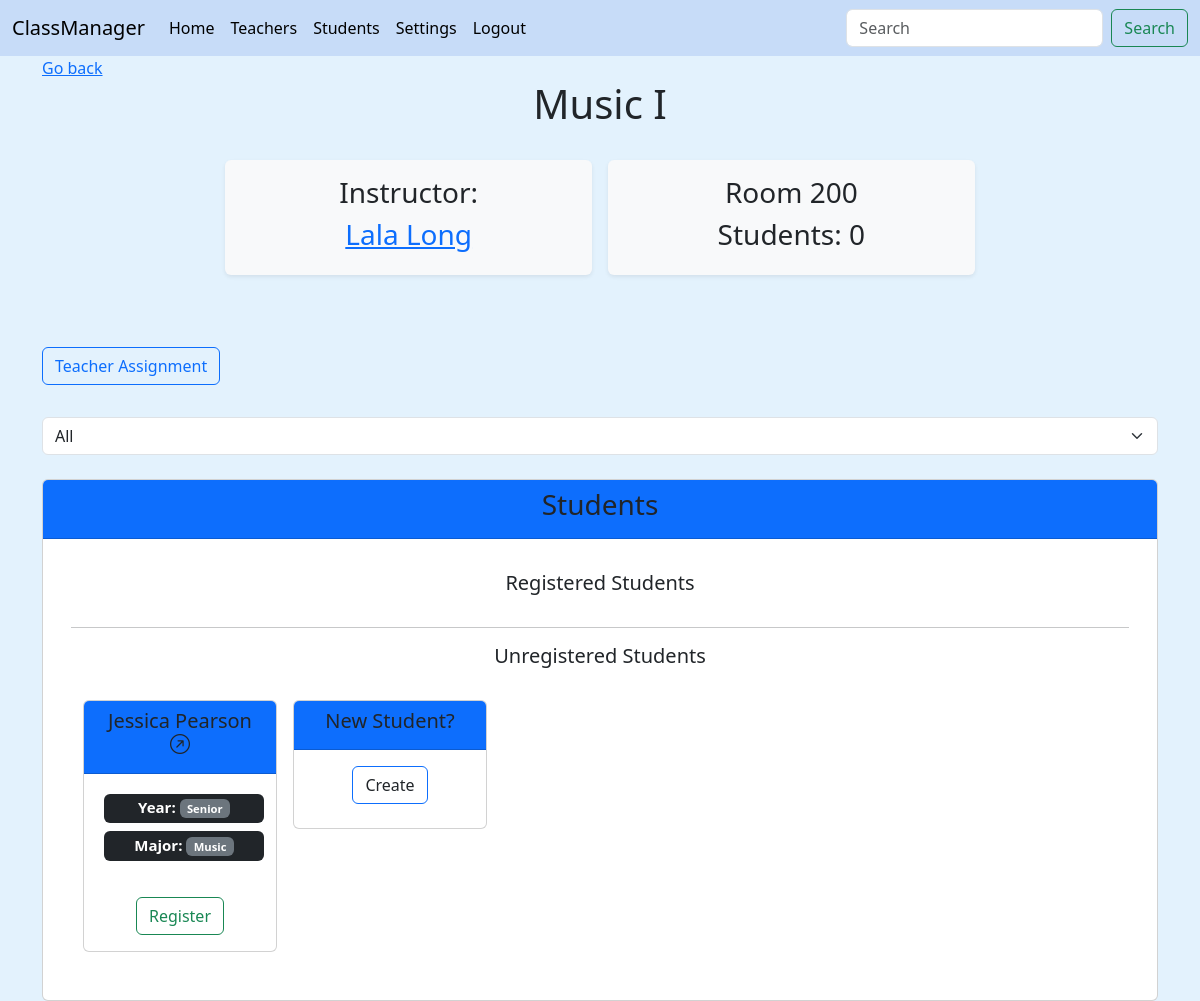
Page /class_view/Music I (signed in) on the committed database.
### main/models.py (models this page shows, shortened)
class Class(models.Model):
    user = models.ForeignKey(User, on_delete=models.DO_NOTHING, blank=True, null=True)
    name = models.CharField(max_length=60, unique=True)
    building = models.ForeignKey(Subject, on_delete=models.CASCADE, blank=True, null=True)
    room = models.IntegerField(validators=[MinValueValidator(0), MaxValueValidator(1000)], blank=True, null=True)
    teacher = models.ForeignKey(Teacher, related_name="taught_by", on_delete=models.DO_NOTHING, blank=True, null=True)
    students = models.ManyToManyField(Student, related_name="taken_by", blank=True)
    def __str__(self):
        return (
                f"{self.name}"
        )

class Teacher(models.Model):
    user = models.ForeignKey(User, on_delete=models.DO_NOTHING, blank=True, null=True)
    first_name = models.CharField(max_length=50)
    last_name = models.CharField(max_length=50)
    subject = models.ForeignKey(Subject, on_delete=models.CASCADE, blank=True, null=True)
    skill = models.IntegerField(validators=[MinValueValidator(0), MaxValueValidator(5)], blank=True, null=True)
    salary = models.IntegerField(validators=[MinValueValidator(1000), MaxValueValidator(999999)], blank=True, null=True)
    def __str__(self):
        return (
                f"{self.first_name+' '+self.last_name}"
        )

class Student(models.Model):
    user = models.ForeignKey(User, on_delete=models.DO_NOTHING, blank=True, null=True)
    first_name = models.CharField(max_length=50)
    last_name = models.CharField(max_length=50)
    major = models.ForeignKey(Subject, on_delete=models.CASCADE, blank=True, null=True)
    year = models.IntegerField(validators=[MinValueValidator(0), MaxValueValidator(4)], blank=True, null=True)
    average_grade = models.CharField(max_length=1)
    def __str__(self):
        return (
                f"{self.first_name+' '+self.last_name}"
        )
    def getYear(self):
        if self.year == 1:
            return 'Freshman'
        elif self.year == 2:
            return 'Sophomore'
        elif self.year == 3:
            return 'Junior'
        else:
            return 'Senior'

class Subject(models.Model):
    user = models.ForeignKey(User, on_delete=models.DO_NOTHING, blank=True, null=True)
    name = models.CharField(max_length=60, unique=True)
    def __str__(self):
        return (
                f"{self.name}"
        )

### main/views.py (the view, shortened to what this page needs)
# urls.py: path('class_view/<str:name>', views.class_view, name='class'),
@login_required(login_url="main:login_view")
def class_view(request, name):
    user = get_object_or_404(User, id=request.user.id)
    subjects = Subject.objects.filter(user_id=user.id)
    user_class = get_object_or_404(Class, user_id=user.id, name=name)
    students = Student.objects.filter(user_id=user.id)
    teacherForm = TeacherForm()
    studentForm = StudentForm()
    return render(request, "main/class.html", {
        'class': user_class,
        'students': students,
        'subjects': subjects,
        'teacherForm': teacherForm,
        'studentForm': studentForm,
    })

### main/forms.py
class TeacherForm(forms.ModelForm):
    class Meta:
        model = Teacher
        fields = '__all__'
        exclude = ['user', 'subject']

class StudentForm(forms.ModelForm):
    class Meta:
        model = Student
        fields = '__all__'
        exclude = ['user', 'major']

### main/templates/main/class.html (shortened to what this page needs)
{% extends "main/base.html" %}
{% block content %}
{% if request.user.is_authenticated %}
<a href="{% url 'main:building' class.building.id %}">Go back</a>
<h1>
  <center>{{class|capfirst}}</center>
</h1>
<br>
<div class="container text-center">
  <div class="row g-2 justify-content-center">
    <div class="col-4 m-2 shadow-sm p-3 mb-5 bg-body-tertiary rounded bg-light">
      <h3>Instructor:</h3>
      {% if class.teacher %}
        <h3><a class="col-header" href="{% url 'main:teacher' class.teacher.id %}">{{class.teacher|title}}</a></h3>
      {% else %}
      <h3>None</h3>
      {% endif %}
    </div>
    <div class="col-4 m-2 shadow-sm p-3 mb-5 bg-body-tertiary rounded bg-light">
      <h3>Room {{ class.room }}</h3>
      <h3>Students: {{ class.students.all.count }}</h3>
    </div>
  </div>
</div>
<br />
<h3 class="d-inline-flex gap-1">
  <button class="btn btn-outline-primary" type="button" data-bs-toggle="collapse" data-bs-target="#collapseWidthExample"
    aria-expanded="false" aria-controls="collapseWidthExample">
    Teacher Assignment
  </button>
</h3>
<br>
<form action="" id="filter">
  <select class="form-select">
    <option value="all" selected>All</option>
  </select>
</form><br>
<div id="all" style="display: block" class="card">
  <div class="card-header bg-primary">
    <center>
      <h3 class="text-dark bg-primary fw-medium">Students</h3>
    </center>
  </div>
  <div class="card-body">
    <p class="card-text">
      {% include 'main/class_students.html'%}
    </p>
  </div>
</div>
{% endif %}
{% endblock %}

### main/templates/main/class_students.html (shortened to what this page needs)
<center>
  <h5 class="fw-medium">Registered Students</h5>
</center>
<br>
<div id="student-all-container" class="container overflow-hidden text-center">
  <hr />
  <center>
    <h5>Unregistered Students</h5>
  </center>
  <br>
  <div id="student-all-container2" class="container overflow-hidden text-center">
    <div class="row row-cols-2 row-cols-lg-5 g-2 g-lg-3">
      {% for student in students %}
      {% if student not in class.students.all %}
      <div class="col-2">
        <div id="{{student.id}}" class="card mb-3" style="max-width: 18rem;">
          <div class="card-header bg-primary">
            <h5><a class="title-header link-dark bg-primary fw-medium" href="{% url 'main:student' student.id %}">{{student|title}} <i class="bi bi-arrow-up-right-circle"></i></a></h5>
          </div>
          <div class="card-body">
            <h5 class="card-title">
              <span style="width: 100%;" class="m-1 badge bg-dark">Year: <span class="badge bg-secondary"> {{student.getYear}}</span></span>
      <br />
      <span style="width: 100%;" class="m-1 badge bg-dark">Major: <span class="badge bg-secondary"> {{student.major}}</span></span>
            </h5>
            <br>
            <form method="POST" action="" name="registration">
              <button class="btn btn-outline-success" type="submit" name="register" value="{{student.id}}">
                Register
              </button>
            </form>
          </div>
        </div>
      </div>
      {% endif %}
      {% endfor %}
      <div id="start_create_student" class="col-2">
        <div class="card mb-3" style="max-width: 18rem">
          <div class="card-header bg-primary">
            <h5 class="bg-primary fw-medium">New Student?</h5>
          </div>
          <div class="card-body">
            <button class="toggler card-title btn btn-outline-primary" id="student">Create</button>
          </div>
        </div>
      </div>
    </div>
  </div>
</div>

### main/templates/main/base.html (style rules this page uses)
.title-header { text-decoration:none; }
.col-header { text-decoration:underline; }

### rows in the picture
Class: name "Music I", teacher "Lala Long", room "200", students.all.count "0"
Student: first_name+last_name "Jessica Pearson", getYear "Senior", major "Music", {{ student.id }} 7 (drawn)
